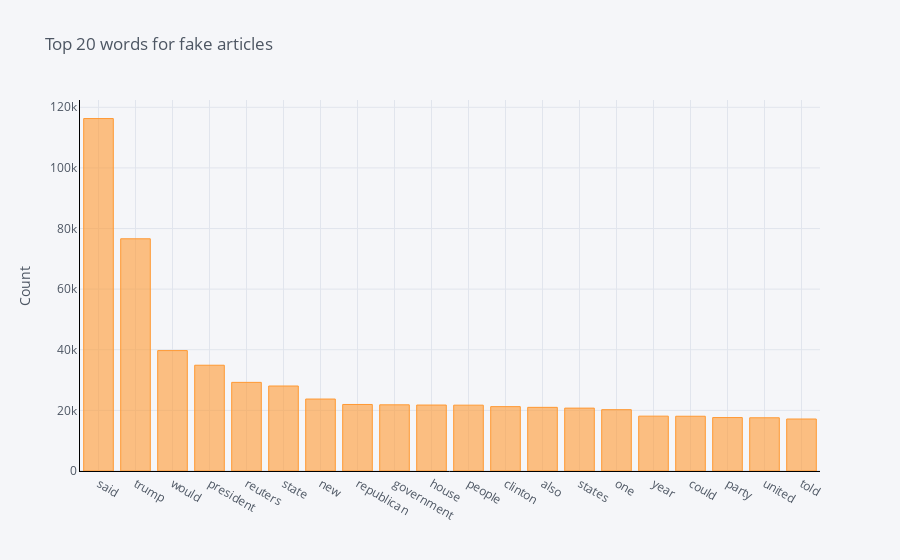

Here is the notebook cell this chart was saved with:
### Code cell
# display top 20 words used in fake articles
common_words_false = get_top_n_words(all_news[all_news['category']==1]['text'], 20, 1)
df1 = pd.DataFrame(common_words_false, columns = ['text' , 'count'])
df1.groupby('text').sum()['count'].sort_values(ascending=False).iplot(
    kind='bar', yTitle='Count', linecolor='black', title='Top 20 words for fake articles')

### Figure 1 — Plotly figure (JSON) as saved in the notebook; plotly's stock layout.template omitted (floating-point values rounded to 4 significant figures)
{"data": [{"marker": {"color": "rgba(255, 153, 51, 0.6)", "line": {"color": "rgba(255, 153, 51, 1.0)", "width": 1}}, "name": "count", "orientation": "v", "text": "", "type": "bar", "x": ["said", "trump", "would", "president", "reuters", "state", "new", "republican", "government", "house", "people", "clinton", "also", "states", "one", "year", "could", "party", "united", "told"], "y": [116286, 76615, 39727, 34900, 29243, 28045, 23742, 21949, 21836, 21763, 21721, 21237, 21002, 20748, 20234, 18097, 18066, 17635, 17564, 17156]}], "layout": {"legend": {"bgcolor": "#F5F6F9", "font": {"color": "#4D5663"}}, "paper_bgcolor": "#F5F6F9", "plot_bgcolor": "#F5F6F9", "title": {"font": {"color": "#4D5663"}, "text": "Top 20 words for fake articles"}, "xaxis": {"gridcolor": "#E1E5ED", "linecolor": "black", "showgrid": true, "tickfont": {"color": "#4D5663"}, "title": {"font": {"color": "#4D5663"}, "text": ""}, "zerolinecolor": "#E1E5ED"}, "yaxis": {"gridcolor": "#E1E5ED", "linecolor": "black", "showgrid": true, "tickfont": {"color": "#4D5663"}, "title": {"font": {"color": "#4D5663"}, "text": "Count"}, "zerolinecolor": "#E1E5ED"}}}
